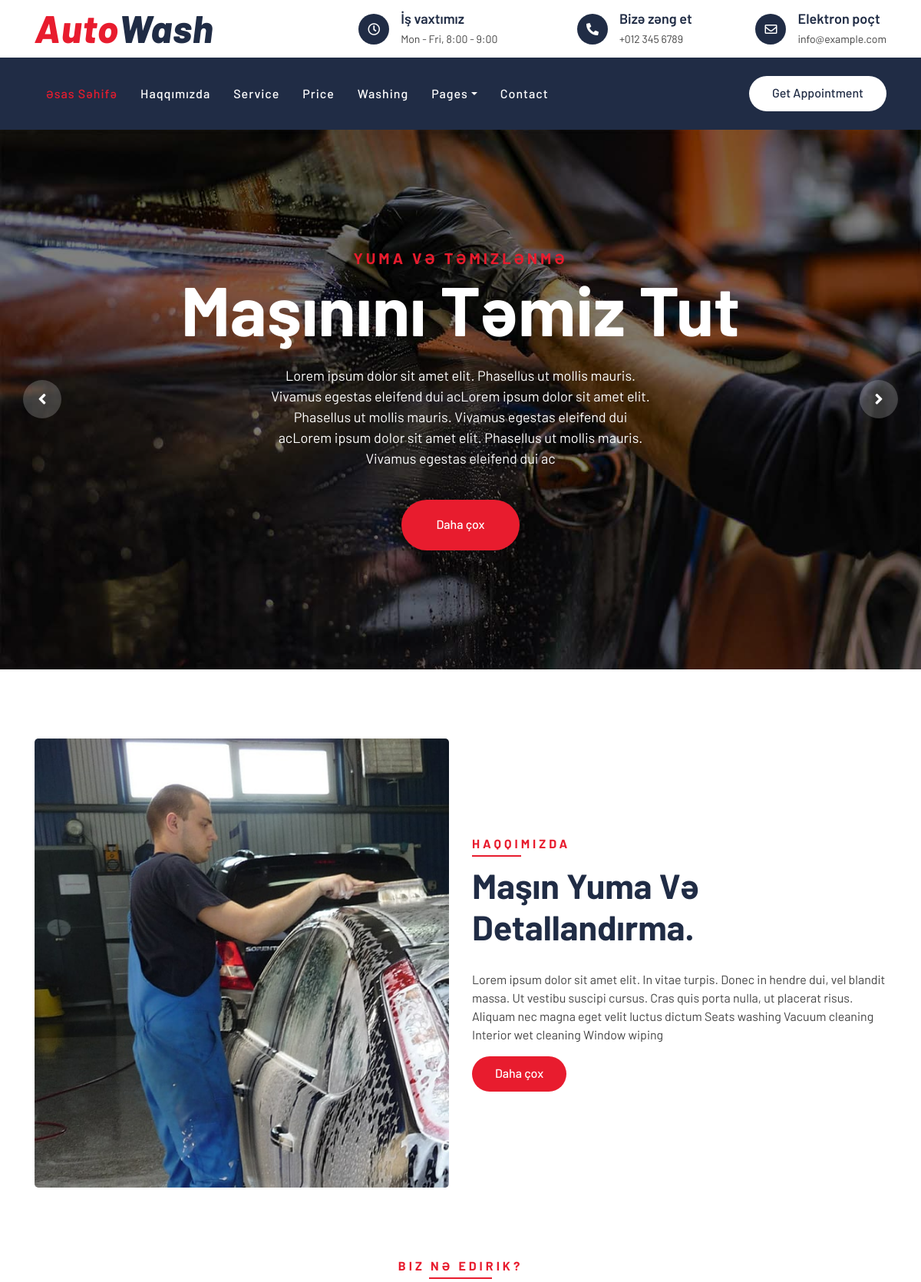
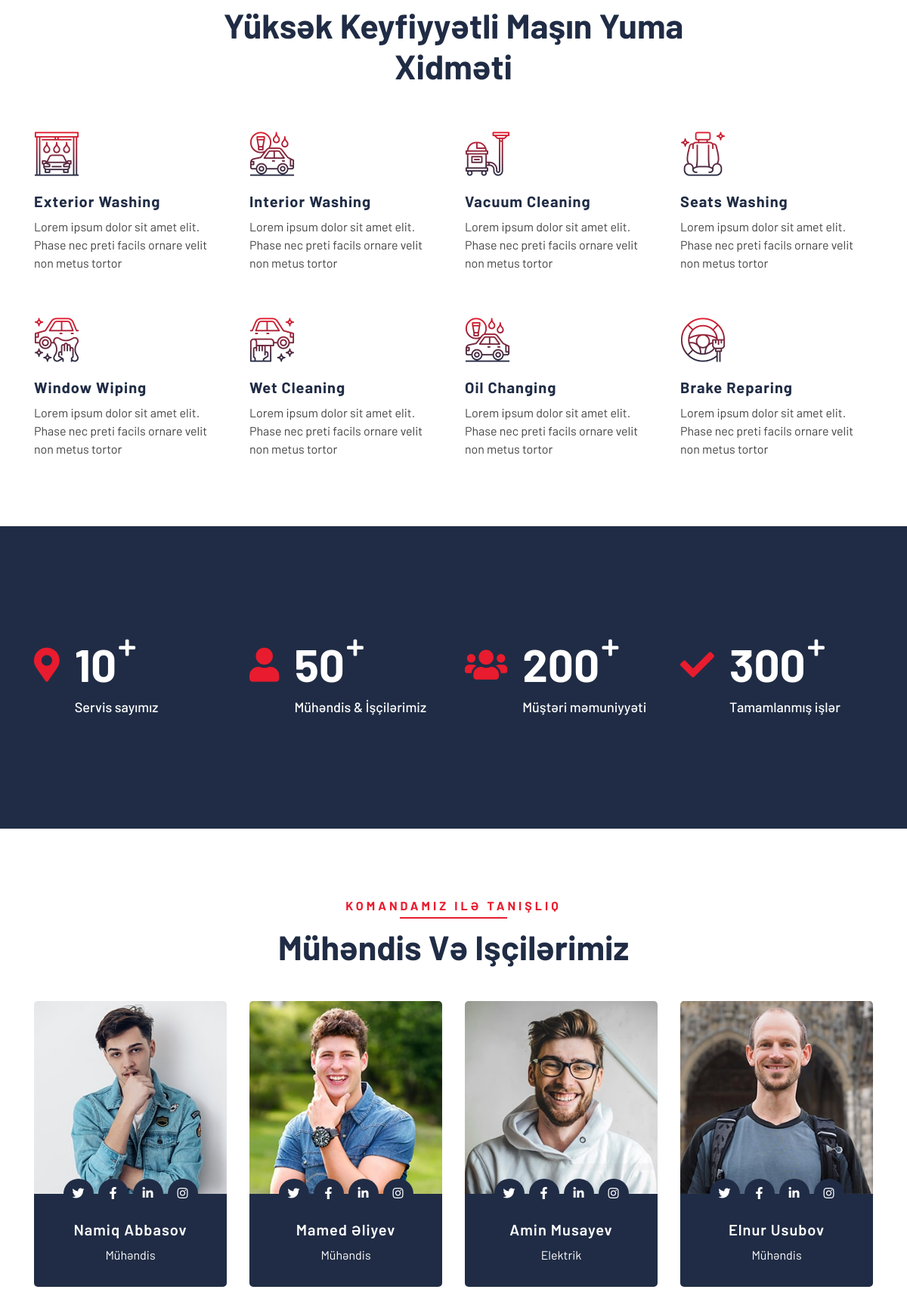
The page / (upper part) on the database its author committed (2 pictures, top to bottom).
### pages/models.py (models this page shows, shortened)
class Coverimages(models.Model):
    name = models.CharField(max_length=100,verbose_name="Ad")
    title = models.CharField(max_length=100,verbose_name="Başlıq",blank=True)
    description = models.TextField(verbose_name="Məlumat")
    image = models.ImageField(upload_to = "sliders",verbose_name="Şəkil")
    status = models.CharField(choices=STATUS,max_length=100,verbose_name="Status")
    created_date = models.DateTimeField(auto_now_add=True)
    class Meta:
        verbose_name = "Örtük şəkili"
        verbose_name_plural = "Örtük şəkilləri"

class About(models.Model):
    title = models.CharField(max_length=100,verbose_name="Başlıq")
    image = models.ImageField(upload_to = "about")
    text = models.TextField(verbose_name="Mətin")
    created_date = models.DateTimeField(auto_now_add=True)
    class Meta:
        verbose_name = "Haqqımızda"
        verbose_name_plural = "Haqqımızda"

class Facts(models.Model):
    name = models.CharField(max_length=100,verbose_name="Ad")
    servicepoints = models.IntegerField(verbose_name="Servis sayı")
    workers = models.IntegerField(verbose_name="İşçi sayı")
    clients = models.IntegerField(verbose_name="Müştəri məmuniyyəti")
    projectsompleted = models.IntegerField(verbose_name="Tamamlanmış işlər")
    status = models.CharField(choices=STATUS,max_length=100)
    updated_date =models.DateTimeField(auto_now=True)
    created_date = models.DateTimeField(auto_now_add=True)
    class Meta:
        verbose_name = "Fakt"
        verbose_name_plural = "Faktlar"

class Teams(models.Model):
    name = models.CharField(max_length=100,verbose_name="Ad Soyad")
    job = models.CharField(max_length=100,verbose_name="İş")
    image= models.ImageField(upload_to = "teams")
    facebook = models.CharField(max_length=1000, blank=True)
    instagram = models.CharField(max_length=1000, blank=True)
    twitter = models.CharField(max_length=1000, blank=True)
    instagram = models.CharField(max_length=1000, blank=True)
    linkedin = models.CharField(max_length=1000, blank=True)
    created_date = models.DateTimeField(auto_now_add=True)
    class Meta:
        verbose_name = "Komanda"
        verbose_name_plural = "Komandalar"

### pages/views.py (the view)
# urls.py: path('',views.index,name="index"),
def index(request):
    cover_images = Coverimages.objects.filter(status = "active")
    teams = Teams.objects.all()
    fact = Facts.objects.get(status = "active")
    clients = Clients.objects.filter(status = "active")
    context = {
        "cover_images":cover_images,
        "teams":teams,
        "fact":fact,
        "clients":clients,
    }
    return render(request,"pages/index.html",context)

### pages/context_processor.py (called while the page is built)
def about(request):
    about = About.objects.get()
    context = {
        "about":about,
    }
    return context

def location(request):
    settings = Location.objects.get(is_main =True)
    context = {
        "settings":settings,
    }
    return context

### templates/pages/index.html (shortened to what this page needs)
{% extends "base.html" %}
{% load static %}
{% block body %}
        <div class="carousel">
            <div class="container-fluid">
                <div class="owl-carousel">
                    {% for image in cover_images  %}
                    <div class="carousel-item">
                        <div class="carousel-img">
                            <img src="{{image.image.url}}" alt="Image">
                        </div>
                        <div class="carousel-text">
                            <h3>Yuma və təmizlənmə</h3>
                            <h1>{{image.title}}</h1>
                            <p>
                                {{image.description}}
                            </p>
                            <a class="btn btn-custom" href="">Daha çox</a>
                        </div>
                    </div>
                    {% endfor %}
                </div>
            </div>
        </div>
        <div class="about">
            <div class="container">
                <div class="row align-items-center">
                    <div class="col-lg-6">
                        <div class="about-img">
                            <img src="{{about.image.url}}" alt="Image">
                        </div>
                    </div>
                    <div class="col-lg-6">
                        <div class="section-header text-left">
                            <p>Haqqımızda</p>
                            <h2>{{about.title}}</h2>
                        </div>
                        <div class="about-content">
                            <p>
                                {{about.text|truncatewords:50}}
                            </p>
                            <a class="btn btn-custom" href="">Daha çox</a>
                        </div>
                    </div>
                </div>
            </div>
        </div>
        <div class="service">
            <div class="container">
                <div class="section-header text-center">
                    <p>Biz nə edirik?</p>
                    <h2>Yüksək keyfiyyətli maşın yuma xidməti</h2>
                </div>
                <div class="row">
                    <div class="col-lg-3 col-md-6">
                        <div class="service-item">
                            <i class="flaticon-car-wash-1"></i>
                            <h3>Exterior Washing</h3>
                            <p>Lorem ipsum dolor sit amet elit. Phase nec preti facils ornare velit non metus tortor</p>
                        </div>
                    </div>
                    <div class="col-lg-3 col-md-6">
                        <div class="service-item">
                            <i class="flaticon-car-wash"></i>
                            <h3>Interior Washing</h3>
                            <p>Lorem ipsum dolor sit amet elit. Phase nec preti facils ornare velit non metus tortor</p>
                        </div>
                    </div>
                    <div class="col-lg-3 col-md-6">
                        <div class="service-item">
                            <i class="flaticon-vacuum-cleaner"></i>
                            <h3>Vacuum Cleaning</h3>
                            <p>Lorem ipsum dolor sit amet elit. Phase nec preti facils ornare velit non metus tortor</p>
                        </div>
                    </div>
                    <div class="col-lg-3 col-md-6">
                        <div class="service-item">
                            <i class="flaticon-seat"></i>
                            <h3>Seats Washing</h3>
                            <p>Lorem ipsum dolor sit amet elit. Phase nec preti facils ornare velit non metus tortor</p>
                        </div>
                    </div>
                    <div class="col-lg-3 col-md-6">
                        <div class="service-item">
                            <i class="flaticon-car-service"></i>
                            <h3>Window Wiping</h3>
                            <p>Lorem ipsum dolor sit amet elit. Phase nec preti facils ornare velit non metus tortor</p>
                        </div>
                    </div>
                    <div class="col-lg-3 col-md-6">
                        <div class="service-item">
                            <i class="flaticon-car-service-2"></i>
                            <h3>Wet Cleaning</h3>
                            <p>Lorem ipsum dolor sit amet elit. Phase nec preti facils ornare velit non metus tortor</p>
                        </div>
                    </div>
                    <div class="col-lg-3 col-md-6">
                        <div class="service-item">
                            <i class="flaticon-car-wash"></i>
                            <h3>Oil Changing</h3>
                            <p>Lorem ipsum dolor sit amet elit. Phase nec preti facils ornare velit non metus tortor</p>
                        </div>
                    </div>
                    <div class="col-lg-3 col-md-6">
                        <div class="service-item">
                            <i class="flaticon-brush-1"></i>
                            <h3>Brake Reparing</h3>
                            <p>Lorem ipsum dolor sit amet elit. Phase nec preti facils ornare velit non metus tortor</p>
                        </div>
                    </div>
                </div>
            </div>
        </div>
        <div class="facts" data-parallax="scroll" data-image-src="img/facts.jpg">
            <div class="container">
                <div class="row">
                    <div class="col-lg-3 col-md-6">
                        <div class="facts-item">
                            <i class="fa fa-map-marker-alt"></i>
                            <div class="facts-text">
                                <h3 data-toggle="counter-up">{{fact.servicepoints}}</h3>
                                <p>Servis sayımız</p>
                            </div>
                        </div>
                    </div>
                    <div class="col-lg-3 col-md-6">
                        <div class="facts-item">
                            <i class="fa fa-user"></i>
                            <div class="facts-text">
                                <h3 data-toggle="counter-up">{{fact.workers}}</h3>
                                <p>Mühəndis & İşçilərimiz</p>
                            </div>
                        </div>
                    </div>
                    <div class="col-lg-3 col-md-6">
                        <div class="facts-item">
                            <i class="fa fa-users"></i>
                            <div class="facts-text">
                                <h3 data-toggle="counter-up">{{fact.clients}}</h3>
                                <p>Müştəri məmuniyyəti</p>
                            </div>
                        </div>
                    </div>
                    <div class="col-lg-3 col-md-6">
                        <div class="facts-item">
                            <i class="fa fa-check"></i>
                            <div class="facts-text">
                                <h3 data-toggle="counter-up">{{fact.projectsompleted}}</h3>
                                <p>Tamamlanmış işlər</p>
                            </div>
                        </div>
                    </div>
                </div>
            </div>
        </div>
        <div class="team">
            <div class="container">
                <div class="section-header text-center">
                    <p>Komandamız ilə tanışlıq</p>
                    <h2>Mühəndis və işçilərimiz</h2>
                </div>
                <div class="row">
                    {% for team in teams  %}
                    <div class="col-lg-3 col-md-6">
                        <div class="team-item">
                            <div class="team-img">
                                <img src="{{team.image.url}}" alt="Team Image">
                            </div>
                            <div class="team-text">
                                <h2>{{team.name}}</h2>
                                <p>{{team.job}}</p>
                                <div class="team-social">
                                    <a href="{{team.facebook}}"><i class="fab fa-twitter"></i></a>
                                    <a href="{{team.instagram}}"><i class="fab fa-facebook-f"></i></a>
                                    <a href="{team.twitter}}"><i class="fab fa-linkedin-in"></i></a>
                                    <a href="{{team.linkedin}}"><i class="fab fa-instagram"></i></a>
                                </div>
                            </div>
                        </div>
                    </div>
                    {% endfor %}
                </div>
            </div>
        </div>
{% endblock body %}

### rows shown on the page
Coverimages: image (picture), title "Maşınını Təmiz Tut", description "Lorem ipsum dolor sit amet elit. Phasellus ut mollis mauris. Vivamus egestas eleifend dui acLorem ipsum dolor sit amet elit. Phasellus ut mollis mauris. Vivamus egestas eleifend dui acLorem ipsum dolor sit amet elit. Phasellus ut mollis mauris. Vivamus egestas eleifend dui ac"
About: image (picture), title "Maşın Yuma Və Detallandırma.", text "Lorem ipsum dolor sit amet elit. In vitae turpis. Donec in hendre dui, vel blandit massa. Ut vestibu suscipi cursus. Cras quis porta nulla, ut placerat risus. Aliquam nec magna eget velit luctus dictum Seats washing Vacuum cleaning Interior wet cleaning Window wiping"
Facts: servicepoints "10", workers "50", clients "200", projectsompleted "300"
Teams: image (picture), name "Namiq Abbasov", job "Mühəndis"
Teams: image (picture), name "Mamed Əliyev", job "Mühəndis"
Teams: image (picture), name "Amin Musayev", job "Elektrik"
Teams: image (picture), name "Elnur Usubov", job "Mühəndis"
